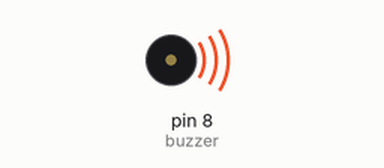
Recording of a sketch running on a simulated Arduino Uno, built with avr-gcc and run on an emulated ATmega328P. Shown: buzzer (waves = sounding).

Above: at 0.1 s.
Timing chart, 0 to 1.6 s (numbered marks = the images above):
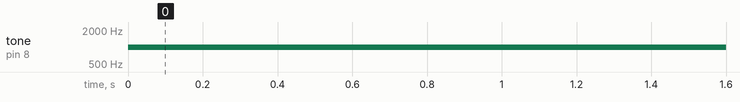

The sketch:

basic_buzz.ino
```cpp
int buzzer = 8;

void setup() {
  // put your setup code here, to run once:

}

void loop() {
  // put your main code here, to run repeatedly:
  tone(buzzer, 1000, 500);
}
```

Measured:
- by itself, tone on pin 8 (buzzer): silent → 1000 Hz at 0.00 s
